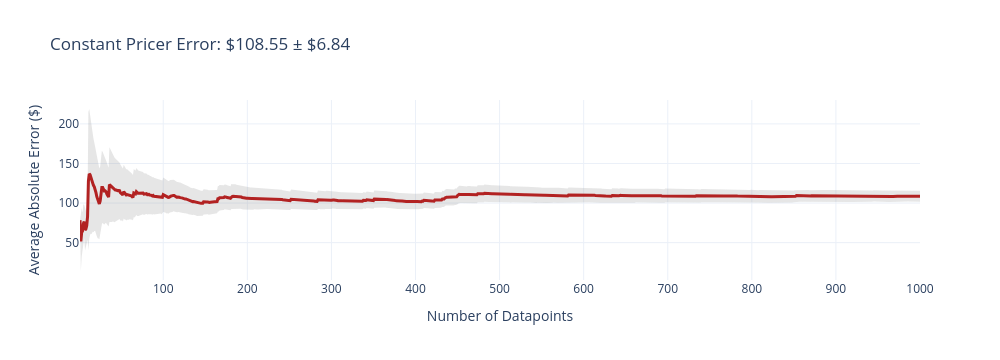
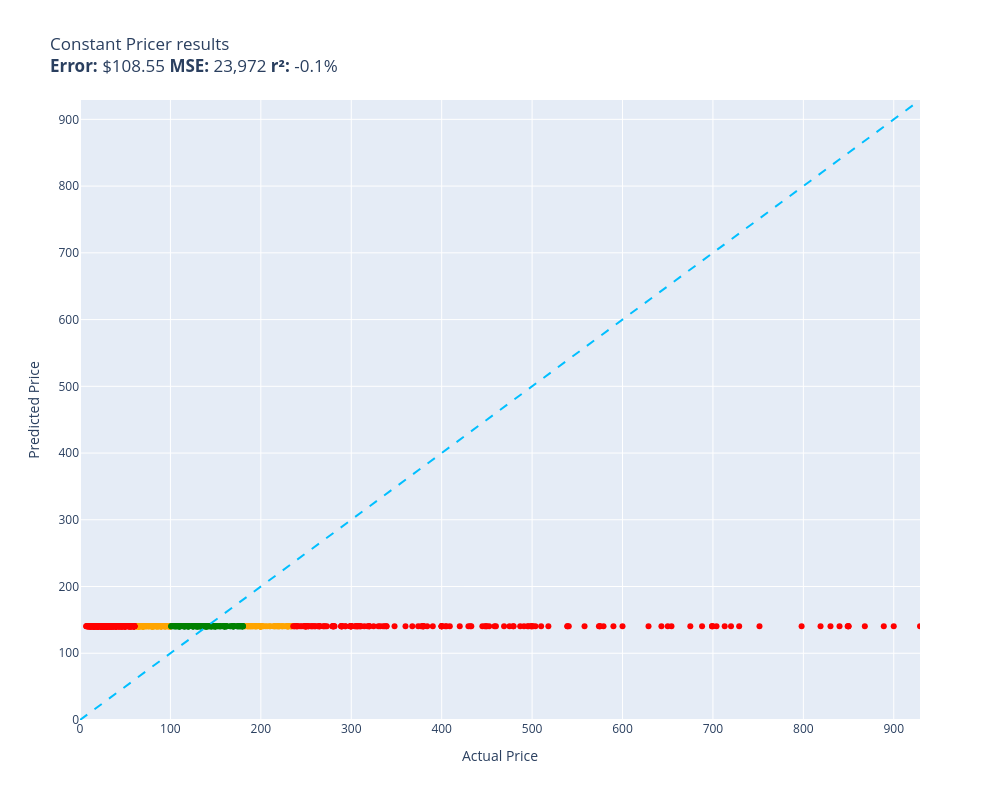

The code cell stored with these charts, in order, in its notebook:
### Code cell
evaluate(constant_pricer, test, size=1000)

### Figure 1 — Plotly figure (JSON) as saved in the notebook; plotly's stock layout.template omitted (floating-point values rounded to 4 significant figures; data arrays with more than 128 entries replaced by an {"elided": "..."} marker saying what was removed)
{"data": [{"fill": "toself", "fillcolor": "rgba(128,128,128,0.2)", "hoverinfo": "skip", "line": {"color": "rgba(255,255,255,0)"}, "name": "95% CI", "showlegend": false, "type": "scatter", "x": {"elided": "2000 int values"}, "y": {"elided": "2000 float values"}}, {"customdata": {"elided": "1000x1 float values"}, "hovertemplate": "n=%{x}<br>Avg Error=$%{y:,.2f}<br>±95% CI=$%{customdata[0]:,.2f}<extra></extra>", "line": {"color": "firebrick", "width": 3}, "mode": "lines", "name": "Cumulative Avg Error", "type": "scatter", "x": {"elided": "1000 int values"}, "y": {"elided": "1000 float values"}}], "layout": {"height": 360, "showlegend": false, "title": {"text": "Constant Pricer Error: $108.55 ± $6.84"}, "width": 1000, "xaxis": {"title": {"text": "Number of Datapoints"}}, "yaxis": {"title": {"text": "Average Absolute Error ($)"}}}}

### Figure 2 — Plotly figure (JSON) as saved in the notebook; plotly's stock layout.template omitted (floating-point values rounded to 4 significant figures; data arrays with more than 128 entries replaced by an {"elided": "..."} marker saying what was removed)
{"data": [{"customdata": {"elided": "236x1 str values"}, "hovertemplate": "%{customdata[0]}<extra></extra>", "legendgroup": "orange", "marker": {"color": "orange", "size": 6, "symbol": "circle"}, "mode": "markers", "name": "orange", "orientation": "v", "showlegend": true, "type": "scatter", "x": {"elided": "236 float values"}, "xaxis": "x", "y": {"elided": "236 float values"}, "yaxis": "y"}, {"customdata": {"elided": "185x1 str values"}, "hovertemplate": "%{customdata[0]}<extra></extra>", "legendgroup": "green", "marker": {"color": "green", "size": 6, "symbol": "circle"}, "mode": "markers", "name": "green", "orientation": "v", "showlegend": true, "type": "scatter", "x": {"elided": "185 float values"}, "xaxis": "x", "y": {"elided": "185 float values"}, "yaxis": "y"}, {"customdata": {"elided": "579x1 str values"}, "hovertemplate": "%{customdata[0]}<extra></extra>", "legendgroup": "red", "marker": {"color": "red", "size": 6, "symbol": "circle"}, "mode": "markers", "name": "red", "orientation": "v", "showlegend": true, "type": "scatter", "x": {"elided": "579 float values"}, "xaxis": "x", "y": {"elided": "579 float values"}, "yaxis": "y"}, {"hoverinfo": "skip", "line": {"color": "deepskyblue", "dash": "dash", "width": 2}, "mode": "lines", "name": "y = x", "showlegend": false, "type": "scatter", "x": [0, 929], "y": [0, 929]}], "layout": {"height": 800, "legend": {"title": {"text": "color"}, "tracegroupgap": 0}, "showlegend": false, "title": {"text": "Constant Pricer results<br><b>Error:</b> $108.55 <b>MSE:</b> 23,972 <b>r²:</b> -0.1%"}, "width": 1000, "xaxis": {"anchor": "y", "domain": [0, 1], "range": [0, 929], "title": {"text": "Actual Price"}}, "yaxis": {"anchor": "x", "domain": [0, 1], "range": [0, 929], "title": {"text": "Predicted Price"}}}}
